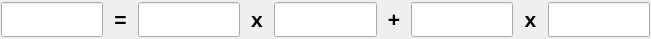
    <widget class="QWidget" name="layoutWidget">
     <property name="geometry">
      <rect>
       <x>200</x>
       <y>50</y>
       <width>651</width>
       <height>31</height>
      </rect>
     </property>
     <layout class="QHBoxLayout" name="horizontalLayout_2" stretch="3,1,3,1,3,1,3,1,3">
      <property name="spacing">
       <number>0</number>
      </property>
      <property name="leftMargin">
       <number>1</number>
      </property>
      <property name="topMargin">
       <number>2</number>
      </property>
      <property name="rightMargin">
       <number>1</number>
      </property>
      <property name="bottomMargin">
       <number>2</number>
      </property>
      <item>
       <widget class="caLineEdit" name="caLineEdit_3">
        <property name="sizePolicy">
         <sizepolicy hsizetype="Expanding" vsizetype="Expanding">
          <horstretch>0</horstretch>
          <verstretch>0</verstretch>
         </sizepolicy>
        </property>
        <property name="font">
         <font>
          <family>Monospace</family>
          <pointsize>17</pointsize>
          <stylestrategy>PreferDefault</stylestrategy>
         </font>
        </property>
        <property name="alignment">
         <set>Qt::AlignAbsolute|Qt::AlignCenter|Qt::AlignHCenter|Qt::AlignVCenter</set>
        </property>
        <property name="channel" stdset="0">
         <string notr="true">$(P)$(SLITS):hCenterDVAL</string>
        </property>
        <property name="foreground">
         <color>
          <red>10</red>
          <green>0</green>
          <blue>184</blue>
         </color>
        </property>
        <property name="background">
         <color>
          <red>200</red>
          <green>200</green>
          <blue>200</blue>
         </color>
        </property>
        <property name="colorMode">
         <enum>caLineEdit::Static</enum>
        </property>
        <property name="precisionMode">
         <enum>caLineEdit::Channel</enum>
        </property>
        <property name="limitsMode">
         <enum>caLineEdit::Channel</enum>
        </property>
        <property name="maxValue">
         <double>1.000000000000000</double>
        </property>
        <property name="minValue">
         <double>0.000000000000000</double>
        </property>
        <property name="fontScaleMode" stdset="0">
         <enum>caLineEdit::WidthAndHeight</enum>
        </property>
        <property name="formatType">
         <enum>caLineEdit::decimal</enum>
        </property>
       </widget>
      </item>
      <item>
       <widget class="caLabel" name="calabel_17">
        <property name="sizePolicy">
         <sizepolicy hsizetype="Expanding" vsizetype="Preferred">
          <horstretch>0</horstretch>
          <verstretch>0</verstretch>
         </sizepolicy>
        </property>
        <property name="font">
         <font>
          <pointsize>16</pointsize>
          <weight>75</weight>
          <bold>true</bold>
         </font>
        </property>
        <property name="text">
         <string>=</string>
        </property>
        <property name="alignment">
         <set>Qt::AlignCenter</set>
        </property>
       </widget>
      </item>
      <item>
       <widget class="caTextEntry" name="caTextEntry_12">
        <property name="sizePolicy">
         <sizepolicy hsizetype="Expanding" vsizetype="Expanding">
          <horstretch>0</horstretch>
          <verstretch>0</verstretch>
         </sizepolicy>
        </property>
        <property name="font">
         <font>
          <family>Monospace</family>
          <pointsize>14</pointsize>
          <stylestrategy>PreferDefault</stylestrategy>
         </font>
        </property>
        <property name="channel" stdset="0">
         <string notr="true">$(P)$(SLITS):hCenterC1.VAL</string>
        </property>
        <property name="foreground">
         <color>
          <red>0</red>
          <green>0</green>
          <blue>0</blue>
         </color>
        </property>
        <property name="background">
         <color>
          <red>115</red>
          <green>223</green>
          <blue>255</blue>
         </color>
        </property>
        <property name="colorMode">
         <enum>caLineEdit::Static</enum>
        </property>
        <property name="precisionMode">
         <enum>caLineEdit::Channel</enum>
        </property>
        <property name="limitsMode">
         <enum>caLineEdit::Channel</enum>
        </property>
        <property name="maxValue">
         <double>1.000000000000000</double>
        </property>
        <property name="minValue">
         <double>0.000000000000000</double>
        </property>
        <property name="fontScaleMode" stdset="0">
         <enum>caLineEdit::WidthAndHeight</enum>
        </property>
        <property name="formatType">
         <enum>caLineEdit::decimal</enum>
        </property>
       </widget>
      </item>
      <item>
       <widget class="caLabel" name="calabel_19">
        <property name="sizePolicy">
         <sizepolicy hsizetype="Expanding" vsizetype="Preferred">
          <horstretch>0</horstretch>
          <verstretch>0</verstretch>
         </sizepolicy>
        </property>
        <property name="font">
         <font>
          <pointsize>16</pointsize>
          <weight>75</weight>
          <bold>true</bold>
         </font>
        </property>
        <property name="text">
         <string>x</string>
        </property>
        <property name="alignment">
         <set>Qt::AlignCenter</set>
        </property>
       </widget>
      </item>
      <item>
       <widget class="caLineEdit" name="caLineEdit_8">
        <property name="sizePolicy">
         <sizepolicy hsizetype="Expanding" vsizetype="Expanding">
          <horstretch>0</horstretch>
          <verstretch>0</verstretch>
         </sizepolicy>
        </property>
        <property name="font">
         <font>
          <family>Monospace</family>
          <pointsize>17</pointsize>
          <stylestrategy>PreferDefault</stylestrategy>
         </font>
        </property>
        <property name="alignment">
         <set>Qt::AlignAbsolute|Qt::AlignCenter|Qt::AlignHCenter|Qt::AlignVCenter</set>
        </property>
        <property name="channel" stdset="0">
         <string notr="true">$(P)$(HOR).RBV</string>
        </property>
        <property name="foreground">
         <color>
          <red>10</red>
          <green>0</green>
          <blue>184</blue>
         </color>
        </property>
        <property name="background">
         <color>
          <red>200</red>
          <green>200</green>
          <blue>200</blue>
         </color>
        </property>
        <property name="colorMode">
         <enum>caLineEdit::Static</enum>
        </property>
        <property name="precisionMode">
         <enum>caLineEdit::Channel</enum>
        </property>
        <property name="limitsMode">
         <enum>caLineEdit::Channel</enum>
        </property>
        <property name="maxValue">
         <double>1.000000000000000</double>
        </property>
        <property name="minValue">
         <double>0.000000000000000</double>
        </property>
        <property name="fontScaleMode" stdset="0">
         <enum>caLineEdit::WidthAndHeight</enum>
        </property>
        <property name="formatType">
         <enum>caLineEdit::decimal</enum>
        </property>
       </widget>
      </item>
      <item>
       <widget class="caLabel" name="calabel_20">
        <property name="sizePolicy">
         <sizepolicy hsizetype="Expanding" vsizetype="Preferred">
          <horstretch>0</horstretch>
          <verstretch>0</verstretch>
         </sizepolicy>
        </property>
        <property name="font">
         <font>
          <pointsize>16</pointsize>
          <weight>75</weight>
          <bold>true</bold>
         </font>
        </property>
        <property name="text">
         <string>+</string>
        </property>
        <property name="alignment">
         <set>Qt::AlignCenter</set>
        </property>
        <property name="indent">
         <number>0</number>
        </property>
       </widget>
      </item>
      <item>
       <widget class="caTextEntry" name="caTextEntry_13">
        <property name="sizePolicy">
         <sizepolicy hsizetype="Expanding" vsizetype="Expanding">
          <horstretch>0</horstretch>
          <verstretch>0</verstretch>
         </sizepolicy>
        </property>
        <property name="font">
         <font>
          <family>Monospace</family>
          <pointsize>14</pointsize>
          <stylestrategy>PreferDefault</stylestrategy>
         </font>
        </property>
        <property name="channel" stdset="0">
         <string notr="true">$(P)$(SLITS):hCenterC2.VAL</string>
        </property>
        <property name="foreground">
         <color>
          <red>0</red>
          <green>0</green>
          <blue>0</blue>
         </color>
        </property>
        <property name="background">
         <color>
          <red>115</red>
          <green>223</green>
          <blue>255</blue>
         </color>
        </property>
        <property name="colorMode">
         <enum>caLineEdit::Static</enum>
        </property>
        <property name="precisionMode">
         <enum>caLineEdit::Channel</enum>
        </property>
        <property name="limitsMode">
         <enum>caLineEdit::Channel</enum>
        </property>
        <property name="maxValue">
         <double>1.000000000000000</double>
        </property>
        <property name="minValue">
         <double>0.000000000000000</double>
        </property>
        <property name="fontScaleMode" stdset="0">
         <enum>caLineEdit::WidthAndHeight</enum>
        </property>
        <property name="formatType">
         <enum>caLineEdit::decimal</enum>
        </property>
       </widget>
      </item>
      <item>
       <widget class="caLabel" name="calabel_18">
        <property name="sizePolicy">
         <sizepolicy hsizetype="Expanding" vsizetype="Preferred">
          <horstretch>0</horstretch>
          <verstretch>0</verstretch>
         </sizepolicy>
        </property>
        <property name="font">
         <font>
          <pointsize>16</pointsize>
          <weight>75</weight>
          <bold>true</bold>
         </font>
        </property>
        <property name="text">
         <string>x</string>
        </property>
        <property name="alignment">
         <set>Qt::AlignCenter</set>
        </property>
       </widget>
      </item>
      <item>
       <widget class="caLineEdit" name="caLineEdit_7">
        <property name="sizePolicy">
         <sizepolicy hsizetype="Expanding" vsizetype="Expanding">
          <horstretch>0</horstretch>
          <verstretch>0</verstretch>
         </sizepolicy>
        </property>
        <property name="font">
         <font>
          <family>Monospace</family>
          <pointsize>17</pointsize>
          <stylestrategy>PreferDefault</stylestrategy>
         </font>
        </property>
        <property name="alignment">
         <set>Qt::AlignAbsolute|Qt::AlignCenter|Qt::AlignHCenter|Qt::AlignVCenter</set>
        </property>
        <property name="channel" stdset="0">
         <string notr="true">$(P)$(DIAG).RBV</string>
        </property>
        <property name="foreground">
         <color>
          <red>10</red>
          <green>0</green>
          <blue>184</blue>
         </color>
        </property>
        <property name="background">
         <color>
          <red>200</red>
          <green>200</green>
          <blue>200</blue>
         </color>
        </property>
        <property name="colorMode">
         <enum>caLineEdit::Static</enum>
        </property>
        <property name="precisionMode">
         <enum>caLineEdit::Channel</enum>
        </property>
        <property name="limitsMode">
         <enum>caLineEdit::Channel</enum>
        </property>
        <property name="maxValue">
         <double>1.000000000000000</double>
        </property>
        <property name="minValue">
         <double>0.000000000000000</double>
        </property>
        <property name="fontScaleMode" stdset="0">
         <enum>caLineEdit::WidthAndHeight</enum>
        </property>
        <property name="formatType">
         <enum>caLineEdit::decimal</enum>
        </property>
       </widget>
      </item>
     </layout>
    </widget>
